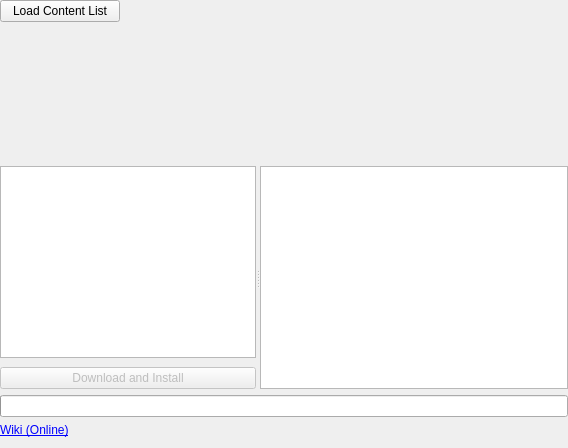
<?xml version="1.0" encoding="UTF-8"?>
<ui version="4.0">
 <class>Form</class>
 <widget class="QWidget" name="Form">
  <property name="geometry">
   <rect>
    <x>0</x>
    <y>0</y>
    <width>568</width>
    <height>448</height>
   </rect>
  </property>
  <property name="sizePolicy">
   <sizepolicy hsizetype="Expanding" vsizetype="Expanding">
    <horstretch>0</horstretch>
    <verstretch>0</verstretch>
   </sizepolicy>
  </property>
  <property name="windowTitle">
   <string>Proxy Authentication Required</string>
  </property>
  <layout class="QVBoxLayout" name="verticalLayout">
   <property name="leftMargin">
    <number>0</number>
   </property>
   <property name="topMargin">
    <number>0</number>
   </property>
   <property name="rightMargin">
    <number>0</number>
   </property>
   <item>
    <widget class="QWidget" name="widgetLoadList" native="true">
     <layout class="QGridLayout" name="gridLayout">
      <property name="margin">
       <number>0</number>
      </property>
      <property name="spacing">
       <number>0</number>
      </property>
      <item row="0" column="0">
       <widget class="QPushButton" name="btnLoadList">
        <property name="text">
         <string>Load Content List</string>
        </property>
       </widget>
      </item>
      <item row="1" column="0">
       <spacer name="verticalSpacer">
        <property name="orientation">
         <enum>Qt::Vertical</enum>
        </property>
        <property name="sizeHint" stdset="0">
         <size>
          <width>120</width>
          <height>64</height>
         </size>
        </property>
       </spacer>
      </item>
      <item row="0" column="1">
       <spacer name="horizontalSpacer">
        <property name="orientation">
         <enum>Qt::Horizontal</enum>
        </property>
        <property name="sizeHint" stdset="0">
         <size>
          <width>40</width>
          <height>20</height>
         </size>
        </property>
       </spacer>
      </item>
     </layout>
    </widget>
   </item>
   <item>
    <widget class="QWidget" name="widgetContent" native="true">
     <property name="sizePolicy">
      <sizepolicy hsizetype="Expanding" vsizetype="Expanding">
       <horstretch>0</horstretch>
       <verstretch>0</verstretch>
      </sizepolicy>
     </property>
     <layout class="QHBoxLayout" name="horizontalLayout">
      <property name="spacing">
       <number>0</number>
      </property>
      <property name="margin">
       <number>0</number>
      </property>
      <item>
       <widget class="QSplitter" name="splitter">
        <property name="orientation">
         <enum>Qt::Horizontal</enum>
        </property>
        <widget class="QWidget" name="widget_3" native="true">
         <layout class="QVBoxLayout" name="verticalLayout_3">
          <property name="spacing">
           <number>9</number>
          </property>
          <property name="margin">
           <number>0</number>
          </property>
          <item>
           <widget class="QTreeView" name="treeView">
            <property name="sizePolicy">
             <sizepolicy hsizetype="Preferred" vsizetype="Preferred">
              <horstretch>0</horstretch>
              <verstretch>0</verstretch>
             </sizepolicy>
            </property>
            <attribute name="headerVisible">
             <bool>false</bool>
            </attribute>
           </widget>
          </item>
          <item>
           <widget class="QPushButton" name="btnInstall">
            <property name="enabled">
             <bool>false</bool>
            </property>
            <property name="text">
             <string>Download and Install</string>
            </property>
           </widget>
          </item>
         </layout>
        </widget>
        <widget class="QTextBrowser" name="textEdit">
         <property name="sizePolicy">
          <sizepolicy hsizetype="Expanding" vsizetype="Expanding">
           <horstretch>1</horstretch>
           <verstretch>0</verstretch>
          </sizepolicy>
         </property>
         <property name="readOnly">
          <bool>true</bool>
         </property>
         <property name="html">
          <string notr="true">&lt;!DOCTYPE HTML PUBLIC &quot;-//W3C//DTD HTML 4.0//EN&quot; &quot;http://www.w3.org/TR/REC-html40/strict.dtd&quot;&gt;
&lt;html&gt;&lt;head&gt;&lt;meta name=&quot;qrichtext&quot; content=&quot;1&quot; /&gt;&lt;style type=&quot;text/css&quot;&gt;
p, li { white-space: pre-wrap; }
&lt;/style&gt;&lt;/head&gt;&lt;body style=&quot; font-family:'Liberation Serif'; font-size:12pt; font-weight:400; font-style:normal;&quot;&gt;
&lt;p style=&quot;-qt-paragraph-type:empty; margin-top:0px; margin-bottom:0px; margin-left:0px; margin-right:0px; -qt-block-indent:0; text-indent:0px;&quot;&gt;&lt;br /&gt;&lt;/p&gt;&lt;/body&gt;&lt;/html&gt;</string>
         </property>
         <property name="textInteractionFlags">
          <set>Qt::TextBrowserInteraction</set>
         </property>
         <property name="openExternalLinks">
          <bool>true</bool>
         </property>
        </widget>
       </widget>
      </item>
     </layout>
    </widget>
   </item>
   <item>
    <widget class="QProgressBar" name="progressBar">
     <property name="alignment">
      <set>Qt::AlignCenter</set>
     </property>
     <property name="textVisible">
      <bool>true</bool>
     </property>
     <property name="invertedAppearance">
      <bool>false</bool>
     </property>
    </widget>
   </item>
   <item>
    <widget class="QWidget" name="widget" native="true">
     <layout class="QHBoxLayout" name="horizontalLayout_2">
      <property name="margin">
       <number>0</number>
      </property>
      <item>
       <widget class="QLabel" name="label">
        <property name="text">
         <string>&lt;a href=&quot;http://psi-plus.com/wiki/plugins#content_downloader_plugin&quot;&gt;Wiki (Online)&lt;/a&gt;</string>
        </property>
        <property name="openExternalLinks">
         <bool>true</bool>
        </property>
       </widget>
      </item>
     </layout>
    </widget>
   </item>
  </layout>
 </widget>
 <resources/>
 <connections/>
</ui>
